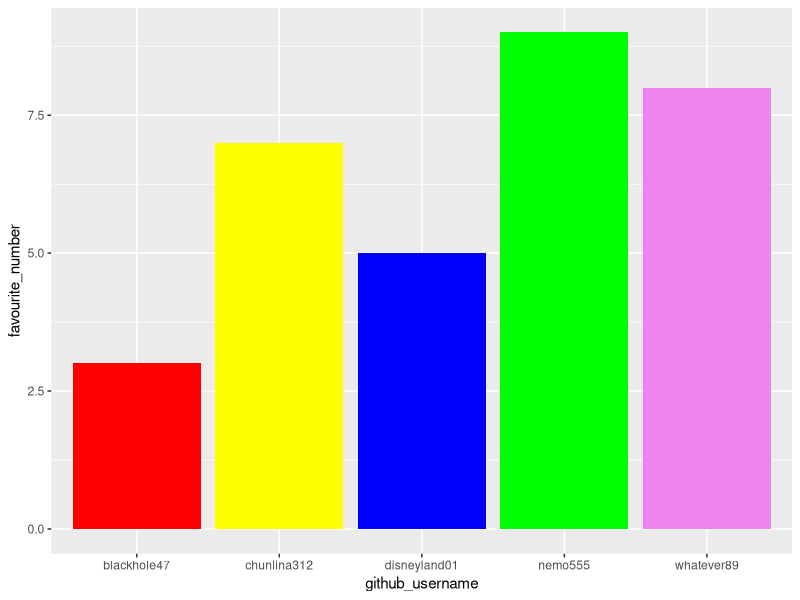

Write the R code that produced this figure.
## ---- chunk 1
library(tidyverse) 
## ---- chunk 2
team_data <- tibble(
  name = c("Eric", "Fiona", "Amy", 
           "Iris", "Ryan"),
  github_username = c("whatever89", "disneyland01", "chunlina312", 
                      "nemo555", "blackhole47"), 
  colour = c("violet", "blue", "yellow", 
             "green", "red"),
  hobby = c("cooking", "sleeping", "tennis", 
            "hiking", "skating"),
  favourite_number = c(8, 5, 7, 9, 3)
  )

team_data
## ---- chunk 3
p1 <- ggplot(data = team_data, 
             mapping = aes(x = github_username, 
                           y = favourite_number,
                           fill = colour), 
             ) +
   geom_col() +
   scale_fill_identity()
p1
